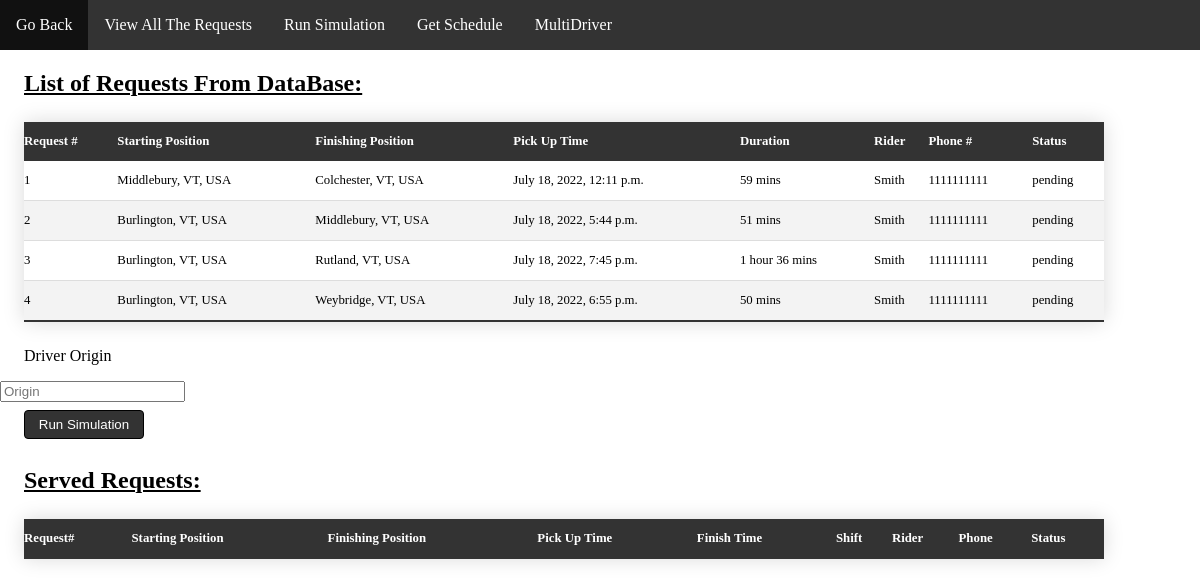
Before: /website/SimulateExisiting.html with the older database file.
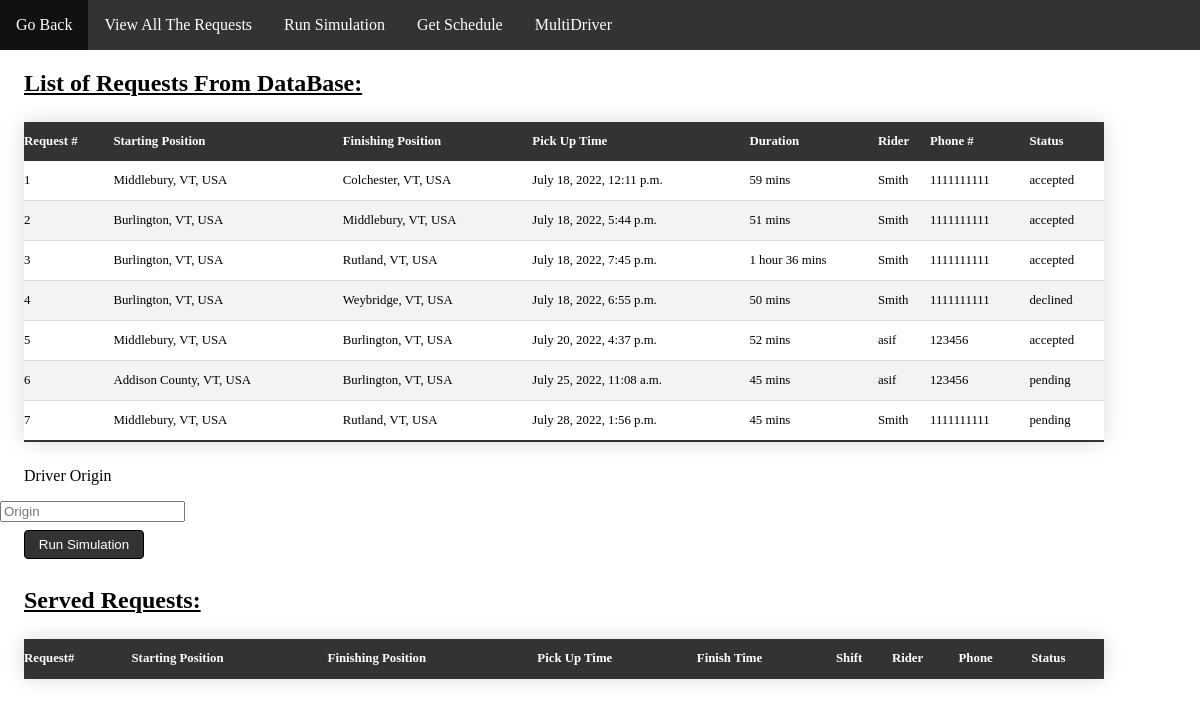
After: the same page with the newer database file.
### website/models.py (models this page shows, shortened)
class Ride(models.Model):
    origin = models.CharField(max_length=100)
    destination = models.CharField(max_length=100)
    rider_name = models.CharField(default="", max_length=64)
    contact_number = models.CharField(default="", max_length=30)
    user_name = models.ForeignKey(User, default=User, on_delete=models.CASCADE)
    time = models.DateTimeField(default=datetime.now,blank=True)
    trip_duration = models.CharField(default="", max_length=30)
    ride_status = models.CharField(default="pending", max_length=30)
    roundtrip = models.CharField(default="", max_length=30)
    rtime = models.DateTimeField(default=datetime.now,blank=True)
    share = models.CharField(default="", max_length=30)
    needs = models.CharField(default="", max_length=300)

### website/views.py (the view)
# urls.py: path("SimulateExisiting.html", views.simExi,name="simExi"),
def simExi(request):
        return render(request, "website/SimulateExisiting.html", {
            "Rides" : Ride.objects.all()
        })

### website/templates/website/SimulateExisiting.html (shortened to what this page needs)
<!DOCTYPE html>
<html>
<head>
  {% load static %}
  <link rel="stylesheet" href="{% static 'DispatcherStyle.css'%}">
  <link rel="stylesheet" href="{% static 'Table.css'%}">
  </head>
  <body>
      <ul>
          <li><a href="DispatcherInterface.html">Go Back</a></li>
          <li><a href="RequestPage.html">View All The Requests</a></li>
          <li><a href="simulation.html">Run Simulation</a></li>
          <li><a href="SimulateExisiting.html">Get Schedule</a></li>
          <li><a href="MultiDriver.html">MultiDriver</a></li>
        </ul>
      <h2>List of Requests From DataBase:</h2>
      <table class = "tableContent" id="table">
          <thead>
              <th>Request #</th>
              <th>Starting Position</th>
              <th>Finishing Position</th>
              <th>Pick Up Time</th>
              <th>Duration</th>
              <th>Rider</th>
              <th>Phone #</th>
              <th>Status</th>
          </thead>
          {% for Ride in Rides %}
      <tr>
          <td></td>
          <td>{{ Ride.origin }}</td>
          <td>{{ Ride.destination }}</td>
          <td>{{ Ride.time }}</td>
          <td>{{ Ride.trip_duration }}</td>
          <td>{{ Ride.rider_name }}</td>
          <td>{{ Ride.contact_number }}</td>
          <td>{{ Ride.ride_status }}</td>
      </tr>
      {% endfor %}
      </table>
      <p>Driver Origin</p>
      <div class="form-group">
        <input type="text" id="from" placeholder="Origin" class="form-control">
        </div>
      <button id = "run" class="submitButton">Run Simulation</button>
      <h2>Served Requests:</h2>
      <table class = "tableContent" id="table">
          <thead>
              <th>Request#</th>
              <th>Starting Position</th>
              <th>Finishing Position</th>
              <th>Pick Up Time</th>
              <th>Finish Time</th>
              <th>Shift</th>
              <th>Rider</th>
              <th>Phone</th>
              <th>Status</th>
          </thead>
      </table>
  </body>
  </html>

### website/static/DispatcherStyle.css (style rules this page uses)
body { width: 100%; height: 100%; margin: 0px; padding: 0px; overflow-x: hidden; }
ul { list-style-type: none; margin: 0; padding: 0; overflow: hidden; background-color: #333333; }
li { float: left; }
li a { display: block; color: white; text-align: center; padding: 16px; text-decoration: none; }

### website/static/Table.css (style rules this page uses)
.tableContent { width: 90%; margin:25px 0; margin-left: 2%; border-collapse:collapse; font-family: "Monaco"; font-size: 0.8em; min-width: 400px; box-shadow: 0 0 20px rgba(0, 0, 0, 0.15); }
.tableContent th, .tableContent td { text-align: left; padding: 12px 0px; }
.tableContent tbody tr { border-bottom: 1px solid #dddddd; }
.tableContent tbody tr:nth-of-type(even) { background-color: #f3f3f3; }
.tableContent tbody tr:last-of-type { border-bottom: 2px solid #333333; }
h2 { margin-left: 2%; font-family: "Monaco"; }
.submitButton { width: 10%; padding: 6px 10px; margin: 8px 0; display: inline-block; border: 1px solid black; border-radius: 4px; box-sizing: border-box; margin-left: 2%; cursor: pointer; background-color: #333333; color: white; }
p { margin-left: 2%; font-family: "Monaco"; width: 35%; }

### website/templates/website/SimulateExisiting.html (style rules this page uses)
.tableContent { width: 90%; margin:25px 0; margin-left: 2%; border-collapse:collapse; font-family: "Monaco"; font-size: 0.8em; min-width: 400px; box-shadow: 0 0 20px rgba(0, 0, 0, 0.15); }
.tableContent th, .tableContent td { text-align: left; padding: 12px 0px; }
.tableContent tbody tr { border-bottom: 1px solid #dddddd; }
.tableContent tbody tr:nth-of-type(even) { background-color: #f3f3f3; }
.tableContent tbody tr:last-of-type { border-bottom: 2px solid #333333; }
h2 { margin-left: 2%; font-family: "Monaco"; text-decoration: underline; }
p { margin-left: 2%; font-family: "Monaco"; }

Changed rows visible on the page:
changed Ride "Colchester, VT, USA": ride_status "pending" → "accepted"
changed Ride "July 18, 2022, 5:44 p.m.": ride_status "pending" → "accepted"
changed Ride "July 18, 2022, 7:45 p.m.": ride_status "pending" → "accepted"
changed Ride "Weybridge, VT, USA": ride_status "pending" → "declined"
added Ride: origin "Middlebury, VT, USA", destination "Burlington, VT, USA", time "July 20, 2022, 4:37 p.m.", trip_duration "52 mins", rider_name "asif", contact_number "123456", ride_status "accepted"
added Ride: origin "Addison County, VT, USA", destination "Burlington, VT, USA", time "July 25, 2022, 11:08 a.m.", trip_duration "45 mins", rider_name "asif", contact_number "123456", ride_status "pending"
added Ride: origin "Middlebury, VT, USA", destination "Rutland, VT, USA", time "July 28, 2022, 1:56 p.m.", trip_duration "45 mins", rider_name "Smith", contact_number "1111111111", ride_status "pending"
